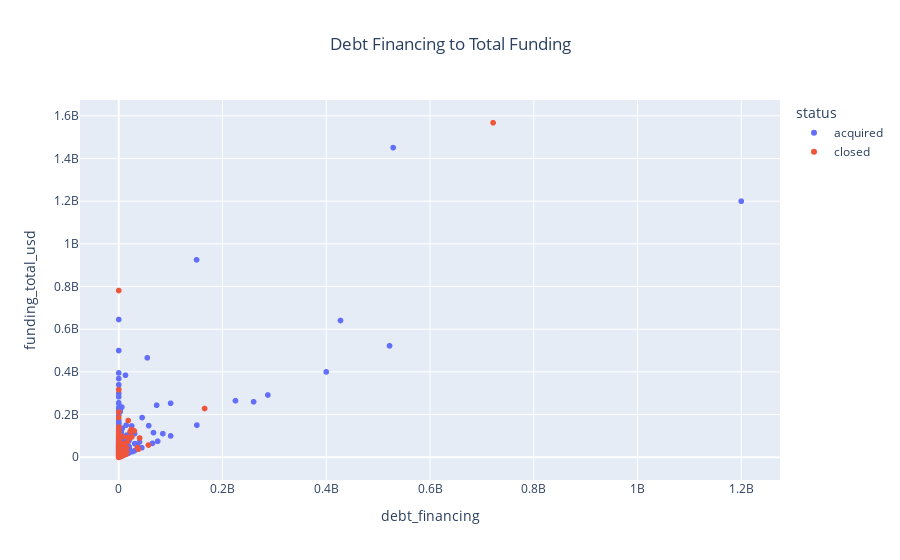

The notebook cell this image was saved under:
### Markdown cell above
### 3.2.2 Debt Financing to Total Funding 
Understanding the type of financing a startup receives is also important in considering whether a startup will succeed because it’s a different way of funding compared to venture capital. Therefore we visualize debt financing on the x-axis and total funding amount on the y-axis to get an understanding of how much each startups total funding is made up of debt and if there is any correlation between these two and overall startup success. Note that an outlier of $5.7B was removed for better visualization. The scatter below suggests that startups with higher proportions of debt financing to total funding have a higher frequency of success.

### Code cell
df_no_outliers = df_n[df_n.funding_total_usd != 5700000000]
fig = px.scatter(df_no_outliers, x="debt_financing", y="funding_total_usd", color="status", title = "Debt Financing to Total Funding")
fig.update_layout(title_x = 0.5)
fig.show()

### Figure 1 — Plotly figure (JSON) as saved in the notebook; plotly's stock layout.template omitted (floating-point values rounded to 4 significant figures; data arrays with more than 128 entries replaced by an {"elided": "..."} marker saying what was removed)
{"data": [{"hovertemplate": "status=acquired<br>debt_financing=%{x}<br>funding_total_usd=%{y}<extra></extra>", "legendgroup": "acquired", "marker": {"color": "#636efa", "symbol": "circle"}, "mode": "markers", "name": "acquired", "showlegend": true, "type": "scattergl", "x": {"elided": "2456 int values"}, "xaxis": "x", "y": {"elided": "2456 int values"}, "yaxis": "y"}, {"hovertemplate": "status=closed<br>debt_financing=%{x}<br>funding_total_usd=%{y}<extra></extra>", "legendgroup": "closed", "marker": {"color": "#EF553B", "symbol": "circle"}, "mode": "markers", "name": "closed", "showlegend": true, "type": "scattergl", "x": {"elided": "1230 int values"}, "xaxis": "x", "y": {"elided": "1230 int values"}, "yaxis": "y"}], "layout": {"autosize": true, "legend": {"title": {"text": "status"}, "tracegroupgap": 0}, "title": {"text": "Debt Financing to Total Funding", "x": 0.5}, "xaxis": {"anchor": "y", "autorange": true, "domain": [0, 1], "range": [-73980000.0, 1274000000.0], "title": {"text": "debt_financing"}, "type": "linear"}, "yaxis": {"anchor": "x", "autorange": true, "domain": [0, 1], "range": [-129400000.0, 1697000000.0], "title": {"text": "funding_total_usd"}, "type": "linear"}}}
